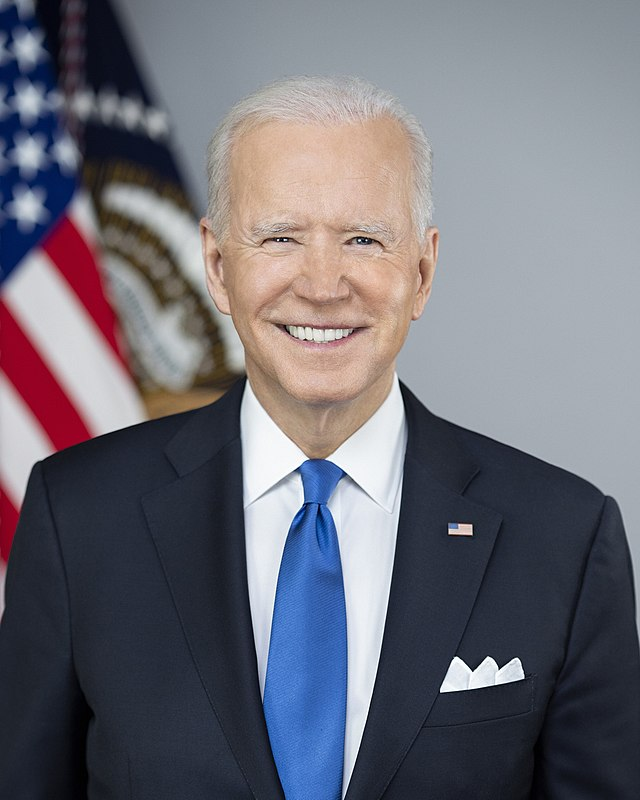
#> input picture images/joe.jpg, 640 x 800 px
$ python prijava.py
#> lines starting #> are read from the running program, lines starting #| are printed output that depends on the picture
### src/functions.py
import cv2
import numpy as np
import argparse
from skimage.feature import hog
import os

# [16 lines left out: functions get_login_args, get_model_args, not called in this run]

def lbp(sivinska_slika):
    # Določanje velikosti slike
    visina, sirina = sivinska_slika.shape

    # Izračun LBP slikovne značilnice
    lbp_slika = np.zeros((visina, sirina), dtype=np.uint8)
    for i in range(1, visina-1):
        for j in range(1, sirina-1):
            center = sivinska_slika[i, j] # središčna vrednost
            # vrednosti sosedov centra se določijo levo, desno, gor, dolj
            vrednosti_sosedov = [
                sivinska_slika[i-1, j-1], sivinska_slika[i-1, j], sivinska_slika[i-1, j+1],
                sivinska_slika[i, j-1],                           sivinska_slika[i, j+1],
                sivinska_slika[i+1, j-1], sivinska_slika[i+1, j], sivinska_slika[i+1, j+1]
            ]
            # Vrednost sosedov pretvori v binarne vrednosti glede na center (vrednost soseda večja ali enaka == 1 else 0
            vrednosti_sosedov_bin = [int(v >= center) for v in vrednosti_sosedov]
            # binarna vrednost pomnozi z  2^8 ter nato seštejejo
            lbp_vrednost = sum([vrednosti_sosedov_bin[k] * (2**k) for k in range(8)])
            lbp_slika[i, j] = lbp_vrednost #Izračunana lbp vrednost shrani v matriko na ustrezni položaj

    # Izračun histograma LBP slikovne značilnice
    histogram, _ = np.histogram(lbp_slika.ravel(), bins=np.arange(256 + 1), range=(0, 256)) #1d, meje vrednosti, območje vrednosti
    histogram = histogram.astype("float") #decimal
    #Normalizacija histograma
    histogram /= (histogram.sum() + 1e-7) # vsota vrednosti -> vsako število v h deli s to vsoto

    return histogram

def izracunaj_hog(slika, vel_celice, vel_blok, razdelki):
    # Izračunaj značilnice HOG
    hog_značilnice, _ = hog(slika, orientations=razdelki, pixels_per_cell=(vel_celice, vel_celice),
                            cells_per_block=(vel_blok, vel_blok), block_norm='L2-Hys', visualize=True)
    return hog_značilnice


def izlušči_značilnice(matrika):
    značilnice = []
    vel_celice = 4
    vel_blok = 2  # Koliko celic je v enem bloku
    razdelki = 15

    for slika in matrika:
        slikadobljena, oznaka = slika
        slika_siva = cv2.cvtColor(slikadobljena, cv2.COLOR_BGR2GRAY) #nastavi na gray

        # Izlušči značilnice LBP
        lbp_značilnice = lbp(slika_siva)

        # Izlušči značilnice HOG
        hog_značilnice = izracunaj_hog(slika_siva, vel_celice, vel_blok, razdelki)

        # Združi značilnice LBP in HOG
        značilnice_slike = np.concatenate((lbp_značilnice, hog_značilnice))

        značilnice.append(značilnice_slike)
        #print(značilnice)

    return np.array(značilnice)


# [50 lines left out: functions dodajtag, zaznajObraz, not called in this run]

### src/prijava.py
import pickle
import cv2
import os
import numpy as np
from skimage.feature import hog, local_binary_pattern
from sklearn import svm
import functions

image_path = "../images/joe.jpg"  # Pot do slike
output_path = "../images/obraz1.jpg"  # Pot do izhodne slike z obrazom

# Naloži sliko
image = cv2.imread(image_path)
#> image is the input picture: shape (800, 640, 3); mean B, G, R 118.7, 109.2, 110

# Pretvori sliko v sivinsko obliko
gray = cv2.cvtColor(image, cv2.COLOR_BGR2GRAY)
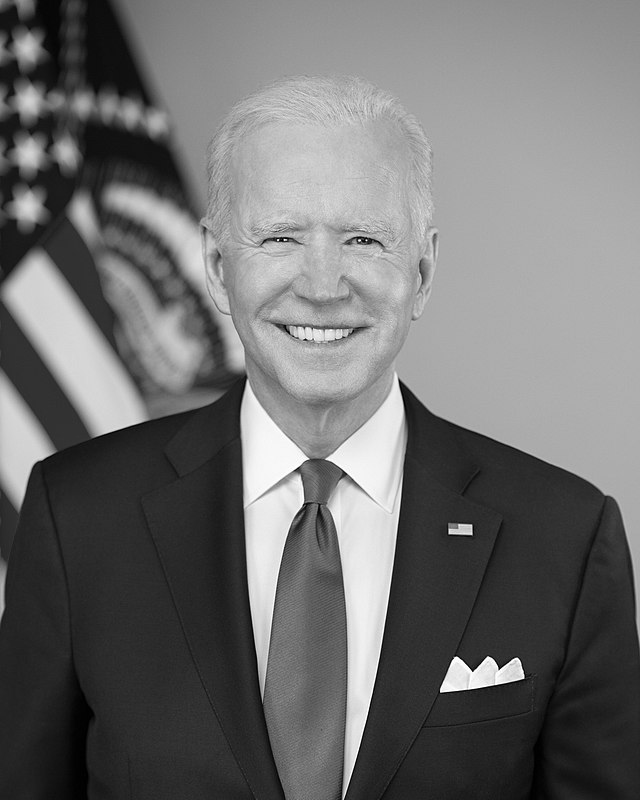
#> gray: shape (800, 640); min 0, max 255, mean 110.6

# Ustvari detektor obrazov
face_cascade = cv2.CascadeClassifier(cv2.data.haarcascades + "haarcascade_frontalface_default.xml")

# Zazna obraz na sliki
faces = face_cascade.detectMultiScale(gray, scaleFactor=1.1, minNeighbors=20,)
#> faces = [[213, 156, 213, 213]]

# Preveri, ali je bil obraz zaznan
if len(faces) > 0:
    # Izreži prvi zaznani obraz
    (x, y, w, h) = faces[0]
#> x = 213; y = 156; w = 213; h = 213
    face_image = image[y:y+h, x:x+w]
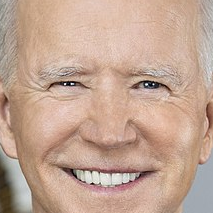
#> face_image: shape (213, 213, 3); mean B, G, R 147.4, 164.9, 194.7

    # Shrani izrezan obraz na izhodno mesto
    cv2.imwrite(output_path, face_image)
    print("Obraz je bil shranjen.")
else:
    print("Na sliki ni bilo zaznanega obraza.")

matrikaSlika = []
ciljna_velikost = (400, 400)

user_images = ["../images/obraz1.jpg"]  # Seznam poti do slik

for image_path in user_images:
    image_name = os.path.basename(image_path)  # Dobimo ime slike
    slika = cv2.imread(image_path)

    if slika is not None:
        obrezana_slika = cv2.resize(slika, ciljna_velikost)
        matrikaSlika.append([obrezana_slika, 0])
        print(f"Slika {image_name} je bila uspešno dodana v matriko.")
    else:
        print(f"Napaka pri nalaganju slike {image_name}.")


značilnice = [slika[0] for slika in matrikaSlika]
#> značilnice = 1 item
oznake_ucne = [slika[1] for slika in matrikaSlika]
#> oznake_ucne = [0]
print(značilnice)
#> (printed output is left out)

matrika_značilk_ucne = functions.izlušči_značilnice(matrikaSlika)
#> the loop in izlušči_značilnice, `for slika in matrika:` made 1 pass
#> (oznaka, visina in lbp, sirina in lbp) on pass 1: (0, 400, 400)
#> pass 1, in izlušči_značilnice, `slika_siva = cv2.cvtColor(slikadobljena, cv2.COLOR_BGR2GRAY)`:
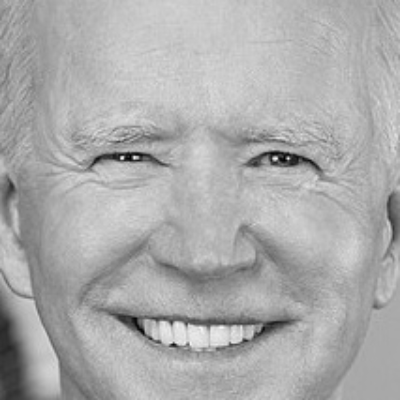
#> slika_siva: shape (400, 400); min 1, max 245, mean 171.7
#> after the loop in izlušči_značilnice, `for slika in matrika:`: značilnice = 1 item

# Branje modela iz datoteke
#> (the run stopped early here; a loop or call above may not have finished)

$ run again, with images/obraz.jpg copied over images/joe.jpg
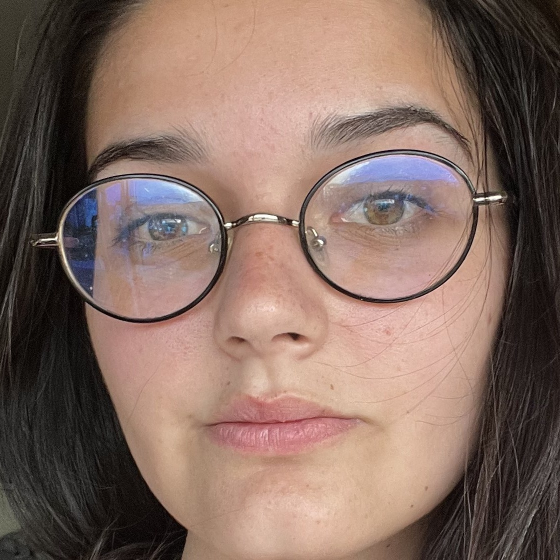
#> input picture images/obraz.jpg, 1120 x 1120 px (shown at 1/2 size)
#> image is the input picture: shape (1120, 1120, 3); mean B, G, R 97.5, 108, 132.6
#> faces = [[73, 86, 976, 976]]
#> x = 73; y = 86; w = 976
#> `face_image = image[y:y+h, x:x+w]`:
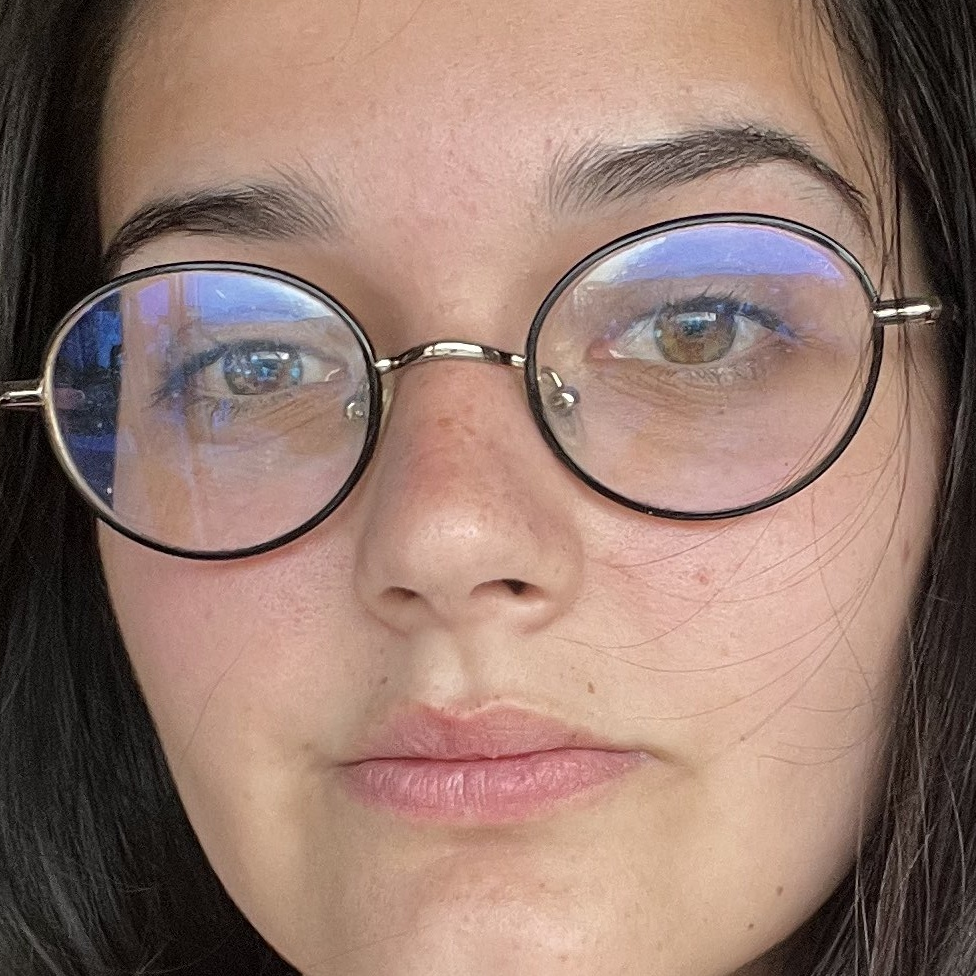
#> face_image: shape (976, 976, 3); mean B, G, R 110, 120.8, 148.6
#> `značilnice = [slika[0] for slika in matrikaSlika]`: značilnice = 1 item
#> oznake_ucne = [0]
#> (printed output is left out)
#> the loop in izlušči_značilnice, `for slika in matrika:` made 1 pass
#> (oznaka, visina in lbp, sirina in lbp) on pass 1: (0, 400, 400)
#> pass 1, in izlušči_značilnice, `slika_siva = cv2.cvtColor(slikadobljena, cv2.COLOR_BGR2GRAY)`:
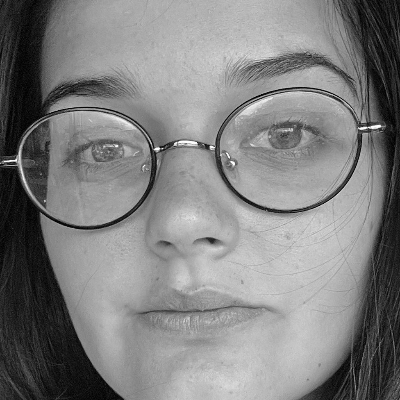
#> slika_siva: shape (400, 400); min 0, max 254, mean 127.8
#> after the loop in izlušči_značilnice, `for slika in matrika:`: značilnice = 1 item
